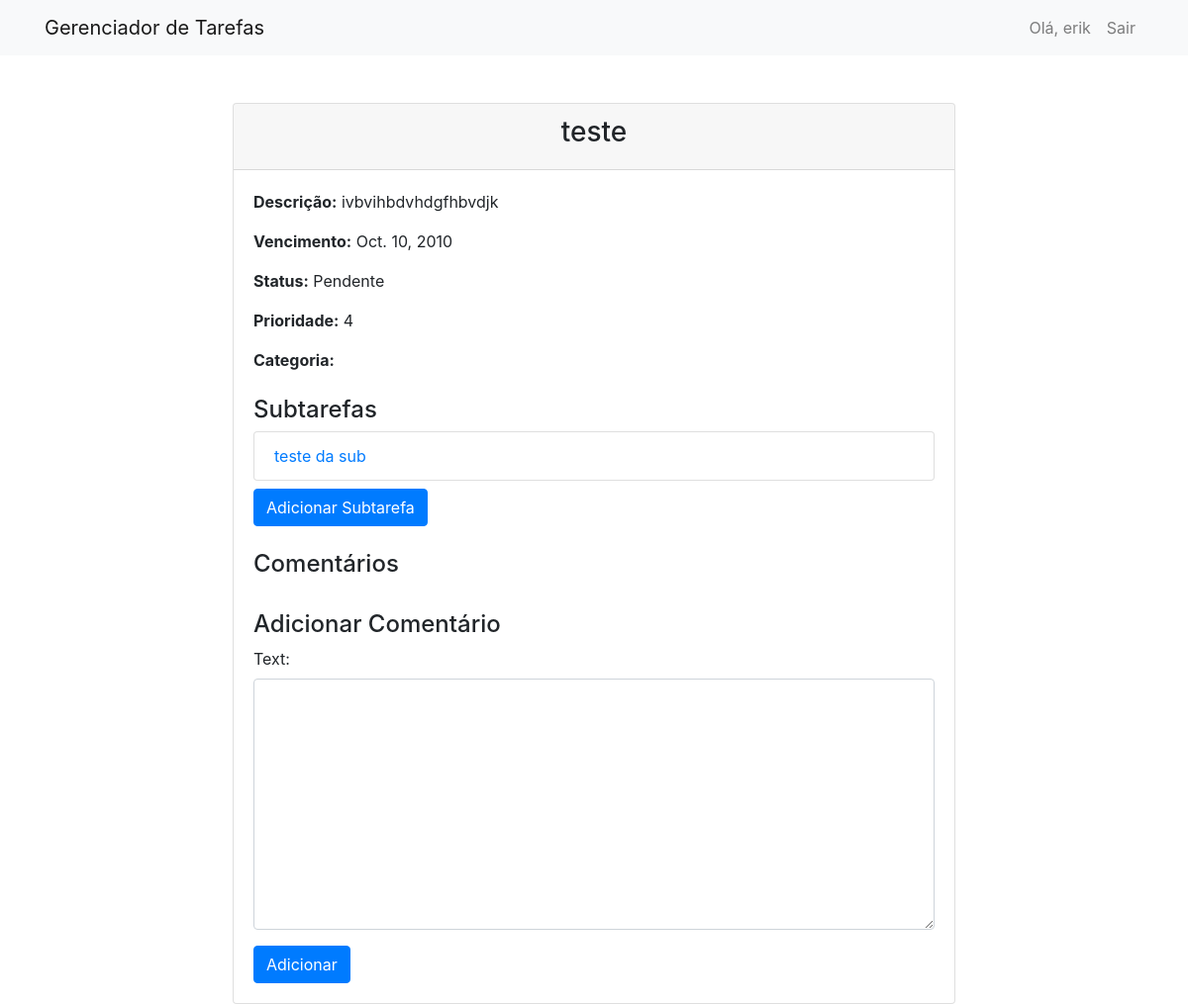
The page /tasks/2/ (signed in) on the database its author committed.
### tasks/models.py (models this page shows, shortened)
class Task(models.Model):
    STATUS_CHOICES = [
        ('P', 'Pendente'),
        ('E', 'Em andamento'),
        ('C', 'Concluída'),
    ]
    user = models.ForeignKey(User, on_delete=models.CASCADE)
    title = models.CharField(max_length=100)
    description = models.TextField()
    due_date = models.DateField()
    priority = models.IntegerField()
    status = models.CharField(max_length=1, choices=STATUS_CHOICES, default='P')
    category = models.ForeignKey('Category', on_delete=models.SET_NULL, null=True, blank=True)
    parent_task = models.ForeignKey('self', on_delete=models.CASCADE, null=True, blank=True, related_name='subtasks')

### tasks/views.py (the view)
# urls.py: path('<int:pk>/', views.task_detail, name='task_detail'),
@login_required
def task_detail(request, pk):
    task = get_object_or_404(Task, pk=pk, user=request.user)
    if request.method == 'POST':
        comment_form = CommentForm(request.POST)
        if comment_form.is_valid():
            comment = comment_form.save(commit=False)
            comment.task = task
            comment.user = request.user
            comment.save()
            return redirect('task_detail', pk=task.pk)
    else:
        comment_form = CommentForm()
    return render(request, 'tasks/task_detail.html', {'task': task, 'comment_form': comment_form})

### tasks/forms.py
class CommentForm(forms.ModelForm):
    class Meta:
        model = Comment
        fields = ['text']
        widgets = {
            'text': forms.Textarea(attrs={'class': 'form-control'}),
        }

### tasks/templates/tasks/task_detail.html (shortened to what this page needs)
{% extends "base.html" %}
{% block content %}
<div class="row justify-content-center">
    <div class="col-md-8">
        <div class="card">
            <div class="card-header">
                <h3 class="text-center">{{ task.title }}</h3>
            </div>
            <div class="card-body">
                <p><strong>Descrição:</strong> {{ task.description }}</p>
                <p><strong>Vencimento:</strong> {{ task.due_date }}</p>
                <p><strong>Status:</strong> {{ task.get_status_display }}</p>
                <p><strong>Prioridade:</strong> {{ task.priority }}</p>
                <p><strong>Categoria:</strong> {{ task.category.name }}</p>
                <h4 class="mt-4">Subtarefas</h4>
                <ul class="list-group">
                    {% for subtask in task.subtasks.all %}
                    <li class="list-group-item">
                        <a href="{% url 'task_detail' subtask.pk %}">{{ subtask.title }}</a>
                    </li>
                    {% endfor %}
                </ul>
                <a href="{% url 'task_create' %}?parent_task={{ task.pk }}" class="btn btn-primary mt-2">Adicionar Subtarefa</a>
                <h4 class="mt-4">Comentários</h4>
                <h4 class="mt-4">Adicionar Comentário</h4>
                <form method="post" class="mt-2">
                    {{ comment_form.as_p }}
                    <button type="submit" class="btn btn-primary">Adicionar</button>
                </form>
            </div>
        </div>
    </div>
</div>
{% endblock %}

### tasks/templates/base.html (shortened to what this page needs)
<!DOCTYPE html>
<html>
<head>
    <link href="https://maxcdn.bootstrapcdn.com/bootstrap/4.5.2/css/bootstrap.min.css" rel="stylesheet">
</head>
<body>
    <nav class="navbar navbar-expand-lg navbar-light bg-light fixed-top">
        <div class="container">
            <a class="navbar-brand" href="{% url 'task_list' %}">Gerenciador de Tarefas</a>
            <div class="collapse navbar-collapse" id="navbarResponsive">
                <ul class="navbar-nav ml-auto">
                    {% if user.is_authenticated %}
                        <li class="nav-item">
                            <a class="nav-link" href="#">Olá, {{ user.username }}</a>
                        </li>
                        <li class="nav-item">
                            <a class="nav-link" href="{% url 'logout' %}">Sair</a>
                        </li>
                    {% endif %}
                </ul>
            </div>
        </div>
    </nav>
    <div class="container mt-5">
        {% block content %}
        {% endblock %}
    </div>
</body>
</html>

### tasks/templates/base.html (style rules this page uses)
body { padding-top: 56px; }

### rows shown on the page
Task: title "teste", description "ivbvihbdvhdgfhbvdjk", due_date "Oct. 10, 2010", status "Pendente", priority "4"
Task: title "teste da sub"

### other values the page prints
{{ user.username }} "erik"
